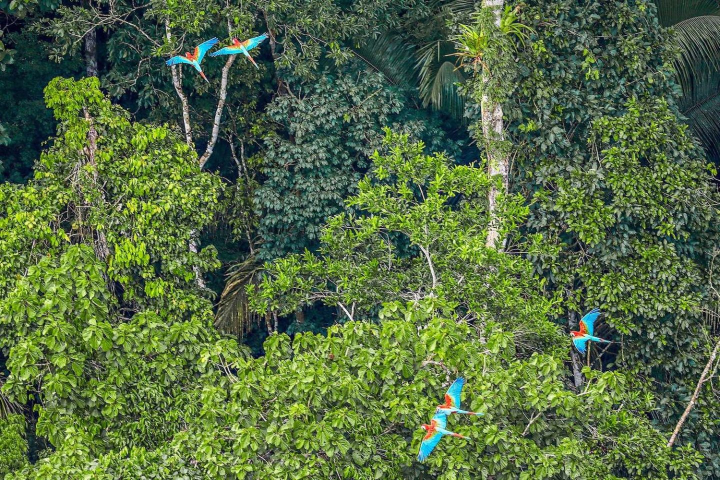
#> input picture HW3/Questions/im03.jpg, 1440 x 960 px, found by its file name (shown at 1/2 size)
$ python q3.py
#> lines starting #> are read from the running program, lines starting #| are printed output that depends on the picture; after the words box and inside, x2 and y2 are one past the last pixel; in counts of white or black regions, pixels touching at a corner belong together
#> further down, birds is the input picture: shape (960, 1440, 3); mean B, G, R 66.3, 107.4, 85
# import libraries and read image
import numpy as np
import cv2
import matplotlib.pyplot as plt


# a function to remove swimmer and birds from the images
def delete_areas(img, areas):
    for area in areas:
        img[area[0][0]:area[1][0], area[0][1]:area[1][1]] = 0
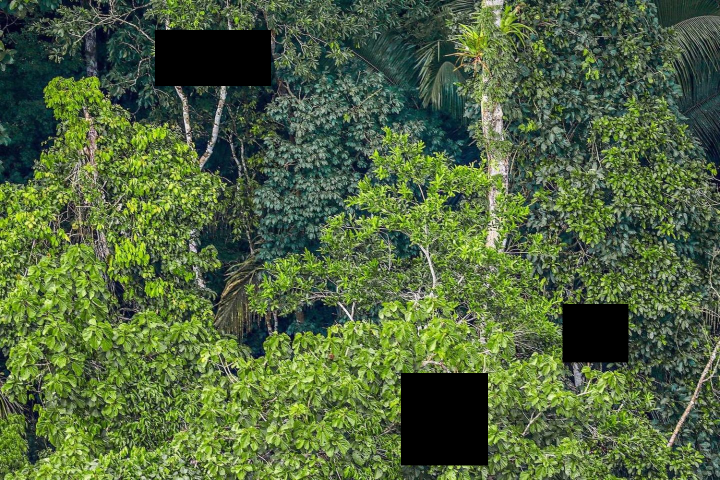
#> img: shape (960, 1440, 3) (shown at 1/2 size); mean B, G, R 61.9, 101.3, 80.4
    return img


# template match using cv2.matchTemplate
def template_match(image, template, patch_size=50, margin=20):
    image_without_margin = image[margin:image.shape[0] - margin - patch_size][
                           margin:image.shape[1] - margin - patch_size]
    result = cv2.matchTemplate(image_without_margin, template, cv2.TM_CCOEFF_NORMED)
    min_val, max_val, min_loc, max_loc = cv2.minMaxLoc(result)
    return max_loc[0] + margin, max_loc[1] + margin


# find min_cut for patches filled from left to right or up to down
def min_cut_from_left_or_up(patch1, patch2, overlap, direction):
    errors = np.sum((patch1 - patch2) ** 2, axis=2)
    dp = np.ones(errors.shape) * np.inf
    best_neighbors = [[(0, 0) for j in range(errors.shape[1])] for i in range(errors.shape[0])]

    if direction == 0:
        dp[0, :] = errors[0, :]
        for i in range(1, dp.shape[0]):
            for j in range(dp.shape[1]):
                best_neighbors[i][j] = (i - 1, min(j, overlap))
                for neighbor in range(max(0, j - 1), min(j + 2, dp.shape[1], overlap)):
                    if dp[i - 1][neighbor] + errors[i][j] < dp[i][j]:
                        dp[i][j] = dp[i - 1][neighbor] + errors[i][j]
                        best_neighbors[i][j] = (i - 1, neighbor)
    else:
        dp[:, 0] = errors[:, 0]
        for j in range(1, dp.shape[1]):
            for i in range(dp.shape[0]):
                best_neighbors[i][j] = (min(i, overlap), j - 1)
                for neighbor in range(max(0, i - 1), min(i + 2, dp.shape[0], overlap)):
                    if dp[neighbor][j - 1] + errors[i][j] < dp[i][j]:
                        dp[i][j] = dp[neighbor][j - 1] + errors[i][j]
                        best_neighbors[i][j] = (neighbor, j - 1)

    if direction == 0:
        i, j = dp.shape[0] - 1, np.argmin(dp[-1])
    else:
        i, j = np.argmin(dp[:, -1]), dp.shape[1] - 1

    mixed_patch = np.array(patch2)
    while i > 0 or j > 0:
        neigh_i, neigh_j = best_neighbors[i][j]
        if direction == 0:
            mixed_patch[i, :j] = patch1[i, :j]
        else:
            mixed_patch[:i, j] = patch1[:i, j]
        i, j = neigh_i, neigh_j

    return mixed_patch


# find min_cut for different flips
def min_cut(patch1, patch2, overlap, flip):
    if flip is not None:
        patch1 = cv2.flip(np.array(patch1), flip)
        patch2 = cv2.flip(np.array(patch2), flip)
    patch2 = min_cut_from_left_or_up(patch1, patch2, overlap, 1)
    mixed_patch = min_cut_from_left_or_up(patch1, patch2, overlap, 0)
    if flip is not None:
        mixed_patch = cv2.flip(np.array(mixed_patch), flip)
    return mixed_patch


# a function to perform texture synthesis
def texture_synthesis(image, to_fill, patch_size=200, margin=0, overlap_c=0.3):
    overlap = int(overlap_c * patch_size)

    ni = int(np.ceil((to_fill.shape[0] - overlap) / (patch_size - overlap)))
    nj = int(np.ceil((to_fill.shape[1] - overlap) / (patch_size - overlap)))

    for i_total in range(ni):
        for j_total in range(nj):
            y = i_total * (patch_size - overlap)
            x = j_total * (patch_size - overlap)

            overlapping_patch = to_fill[y:y + patch_size, x:x + patch_size]
            patch_x, patch_y = template_match(image, overlapping_patch, margin=margin, patch_size=patch_size)
            new_patch = image[patch_y:patch_y + min(patch_size, overlapping_patch.shape[0]),
                        patch_x:patch_x + min(patch_size, overlapping_patch.shape[1])]

            mixed_patch = min_cut(overlapping_patch, new_patch, overlap, -1)  # flip both sides
            mixed_patch = min_cut(overlapping_patch, mixed_patch, overlap, 1)  # flip y axis
            mixed_patch = min_cut(overlapping_patch, mixed_patch, overlap, 0)  # flip x axis
            mixed_patch = min_cut(overlapping_patch, mixed_patch, overlap, 2)  # no flips

            # fill blank area with template matched patch
            r, g, b = cv2.split(mixed_patch)
            rn, gn, bn = cv2.split(new_patch)
            mixed_patch = cv2.merge((np.where(r + g + b == 0, rn, r),
                                     np.where(r + g + b == 0, gn, g),
                                     np.where(r + g + b == 0, bn, b)))
            to_fill[y:y + mixed_patch.shape[0], x:x + mixed_patch.shape[1]] = mixed_patch
    return to_fill


# a function to perform template match for each blanck area seperately
def fill_holes(img, areas, using_area, patch_size=200, overlap_c=0.3):
#> called with patch_size = 100, overlap_c = 0.3
    img = np.array(img)
    for area in areas:
        y_start, y_end = area[0][0] - 50, area[1][0] + 50
        x_start, x_end = area[0][1] - 50, area[1][1] + 50
        to_fill = np.array(img[y_start:y_end, x_start:x_end])
        img[y_start:y_end, x_start:x_end] = texture_synthesis(using_area, to_fill, patch_size=200, overlap_c=0.3)
#> this loop made 3 passes
#> pass 1, in fill_holes, `to_fill = np.array(img[y_start:y_end, x_start:x_end])`:
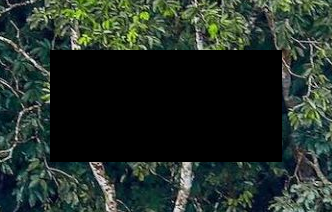
#> to_fill: shape (212, 332, 3); mean of channels 0, 1, 2 40.5, 47.7, 35.9; drawn as B, G, R
#> pass 1, in template_match, `image_without_margin = image[margin:image.shape[0] - margin - patch_si..`:
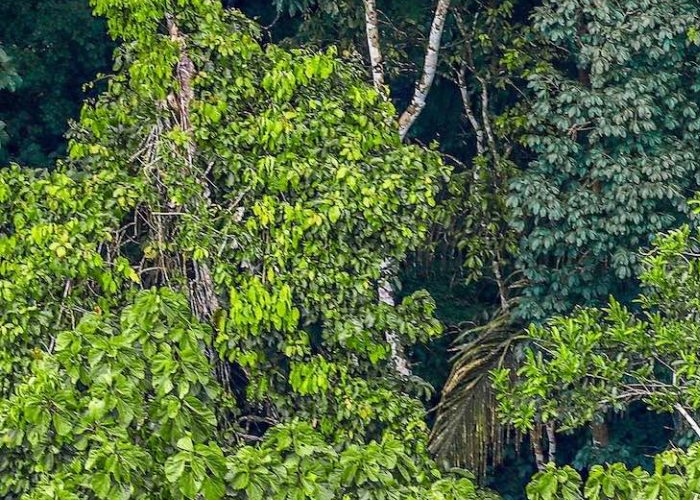
#> image_without_margin: shape (500, 700, 3); mean of channels 0, 1, 2 62.6, 106.1, 83.6; drawn as B, G, R
#> pass 1, in template_match, `result = cv2.matchTemplate(image_without_margin, template, cv2.TM_CCOE..`:
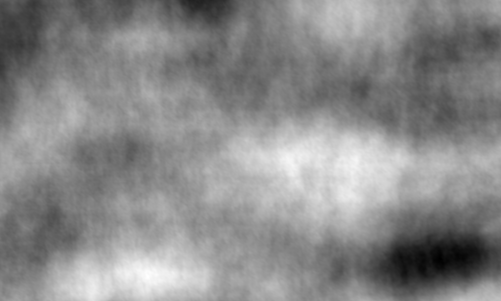
#> result: shape (301, 501) float32; min -0.24, max 0.192, mean -0.00571; drawn with min black and max white
#> pass 1, in min_cut, `patch1 = cv2.flip(np.array(patch1), flip)`:
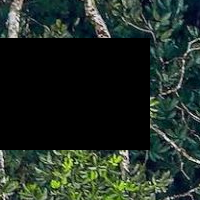
#> patch1: shape (200, 200, 3); mean of channels 0, 1, 2 36.7, 44.4, 33; drawn as B, G, R
#> after the loop:
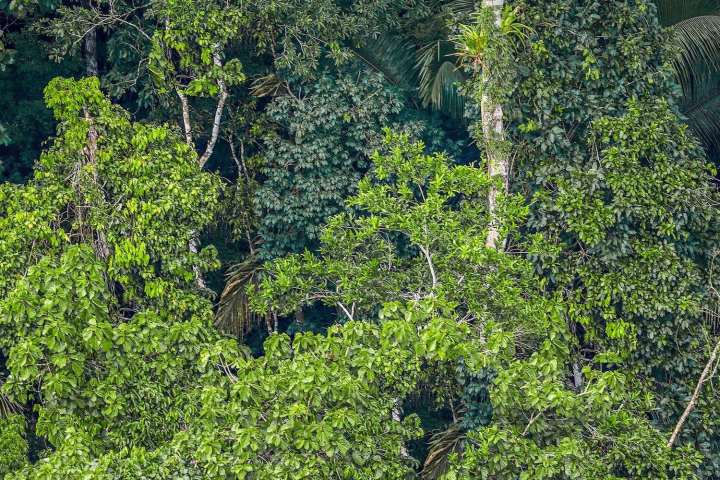
#> img: shape (960, 1440, 3) (shown at 1/2 size); 7.73% of pixels changed, all inside (x1, y1, x2, y2) = (261, 11, 1304, 959); drawn as B, G, R
#> after the loop:
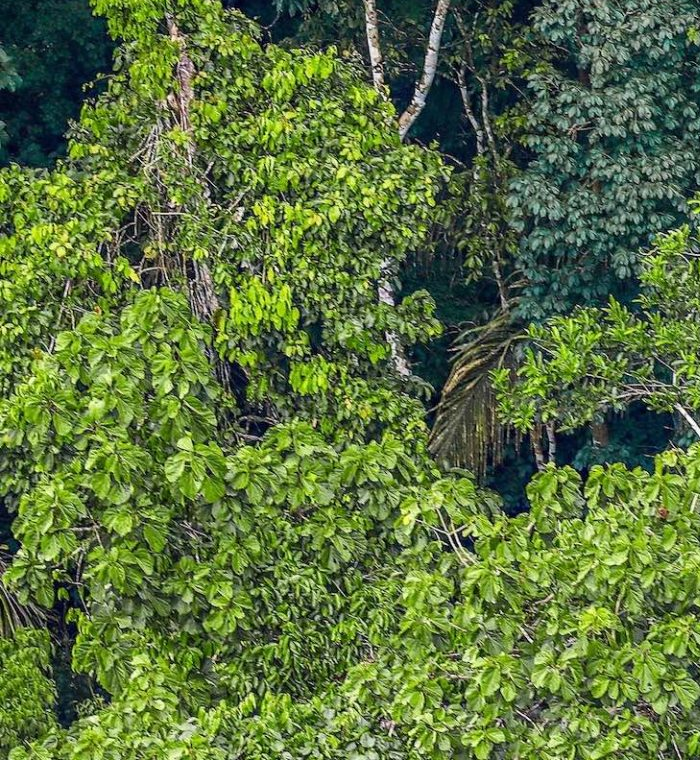
#> using_area: shape (760, 700, 3); mean of channels 0, 1, 2 62, 114.4, 91.1; drawn as B, G, R
    return img


areas1 = [[[60, 310], [172, 542]], [[746, 802], [931, 976]], [[608, 1125], [725, 1257]]]
areas2 = [[[678, 718], [1173, 970]]]

birds = cv2.imread('im03.jpg')
birds_with_hole = delete_areas(birds, areas1)
new_birds = fill_holes(birds_with_hole, areas1, birds_with_hole[200:, :700], patch_size=100, overlap_c=0.3)
cv2.imwrite("res15.jpg", new_birds)

swimmer = cv2.imread('im04.jpg')
#> (the run stopped early here; a loop or call above may not have finished)
